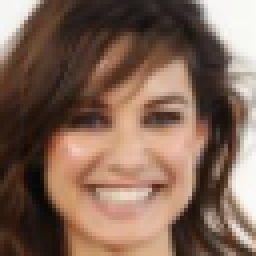
#> input picture Project/og_img_1LL.png, 64 x 64 px, found by its file name (shown 4 times larger)
$ jupyter execute --allow-errors Recomposition.ipynb   (shell and % lines are left out)
#> lines starting #> are read from the running program, lines starting #| are printed output that depends on the picture
<a href="https://colab.research.google.com/github/econdatatech/AIML425/blob/main/Project/Recomposition.ipynb" target="_parent"></a>

Installing the packages and external tools we need

[cell 1]

# Install PyDrive

#Import modules
from pydrive.auth import GoogleAuth
from pydrive.drive import GoogleDrive
from google.colab import auth
from oauth2client.client import GoogleCredentials
import pywt
import os
import errno
from pathlib import Path
import matplotlib.pyplot as plt
import re
from skimage import io, color
import numpy as np


def create_folder(path):
    try:
        os.mkdir(path)
    except OSError as exc:
        if exc.errno != errno.EEXIST:
            raise
        pass

Restoring the original image from the sub images generated by the diffusion model

[cell 2]
data = io.imread('AIML425/Project/og_img_1LL.png')
#> data is the input picture: shape (64, 64, 3); mean R, G, B 129, 101.9, 86.5
data = io.imread('AIML425/Project/final_1LL.png')
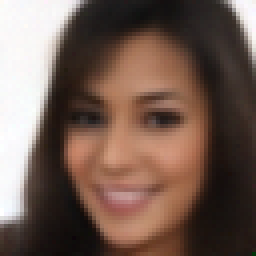
#> input picture Project/final_1LL.png, 64 x 64 px, found by its file name (shown 4 times larger)
#> data is the input picture: shape (64, 64, 3); mean R, G, B 114.7, 92.5, 82.1

r, g, b = [c.T for c in data.T]
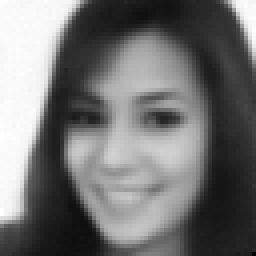
#> r: shape (64, 64) (shown 4 times larger); min 0, max 255, mean 114.7
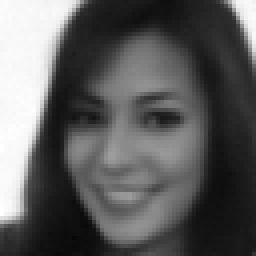
#> g: shape (64, 64) (shown 4 times larger); min 5, max 255, mean 92.5
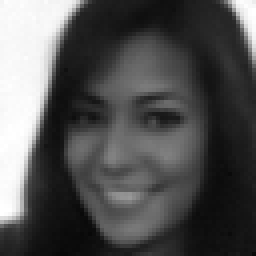
#> b: shape (64, 64) (shown 4 times larger); min 8, max 255, mean 82.1
cr = pywt.dwt2(r, 'haar')
cg = pywt.dwt2(g, 'haar')
cb = pywt.dwt2(b, 'haar')
LLr, (LHr, HLr, HHr) = cr
LLg, (LHg, HLg, HHg) = cg
LLb, (LHb, HLb, HHb) = cb
rgbLL = np.dstack((LLr,LLg,LLb))
rgbLH = np.dstack((LHr,LHg,LHb))
rgbHL = np.dstack((HLr,HLg,HLb))
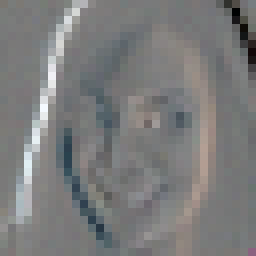
#> rgbHL: shape (32, 32, 3) float64 (shown 8 times larger); mean of channels 0, 1, 2 1.8, 2.1, 2.1; drawn with min black and max white
rgbHH = np.dstack((HHr,HHg,HHb))
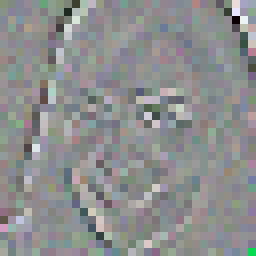
#> rgbHH: shape (32, 32, 3) float64 (shown 8 times larger); mean of channels 0, 1, 2 -0.118, 0.0664, 0.0977; drawn with min black and max white

dataLL = io.imread('AIML425/Project/og_img_1LL.png')
dataLH = io.imread('AIML425/Project/og_img_1LH.png')
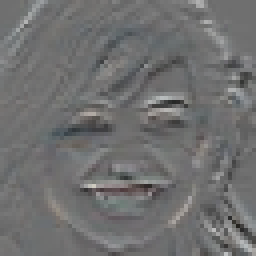
#> input picture Project/og_img_1LH.png, 64 x 64 px, found by its file name (shown 4 times larger)
#> dataLH is the input picture: shape (64, 64, 3); mean R, G, B 111.6, 111.8, 111.9
dataHL = io.imread('AIML425/Project/og_img_0HL.png')
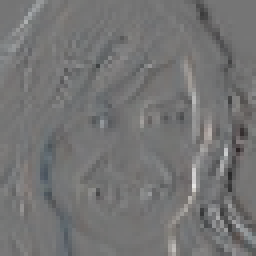
#> input picture Project/og_img_0HL.png, 64 x 64 px, found by its file name (shown 4 times larger)
#> dataHL is the input picture: shape (64, 64, 3); mean R, G, B 116.2, 116.1, 116.1
dataHH = io.imread('AIML425/Project/og_img_1HH.png')
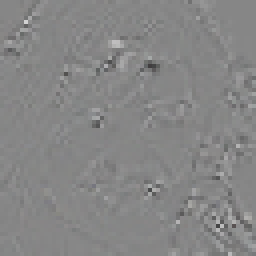
#> input picture Project/og_img_1HH.png, 64 x 64 px, found by its file name (shown 4 times larger)
#> dataHH is the input picture: shape (64, 64, 3); mean R, G, B 134.1, 134.1, 134.1

dataLL = io.imread('AIML425/Project/final_1LL.png')
dataLH = io.imread('AIML425/Project/final_1LH.png')
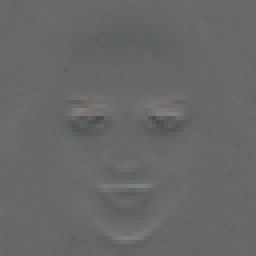
#> input picture Project/final_1LH.png, 64 x 64 px, found by its file name (shown 4 times larger)
#> dataLH is the input picture: shape (64, 64, 3); mean R, G, B 103.6, 103.6, 103.6
#> (the rest of this cell did not finish here and is left out)
